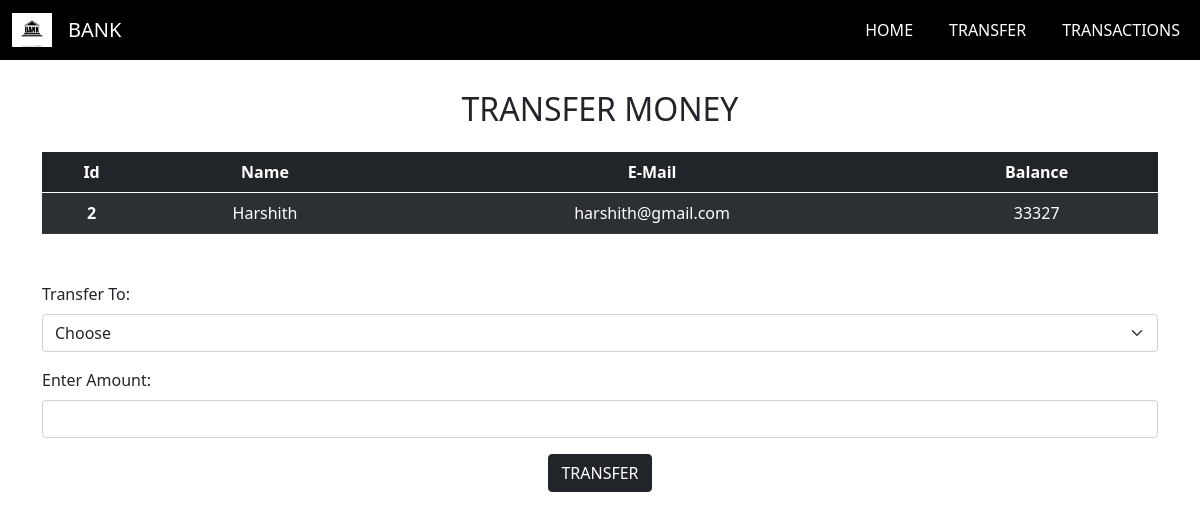
/transaction.php?id=2, run on the app's committed database.
### tables this page shows
CREATE TABLE `users` (
  `id` int(3) NOT NULL,
  `name` text NOT NULL,
  `email` varchar(30) NOT NULL,
  `balance` int(8) NOT NULL
);

### transaction.php (the view, shortened to what this page needs)
<?php require_once "pdo.php";
?>
<!DOCTYPE html>
<html lang="en">
  <head>
    <link
      href="https://cdn.jsdelivr.net/npm/bootstrap@5.1.0/dist/css/bootstrap.min.css"
      rel="stylesheet"
    />
    <link rel="stylesheet" href="index.css" />
  </head>
  <body>
  <?php require "nav.php" ?>
    <div class="container">
      <h2 class="text-center text-uppercase mb-4">Transfer Money</h2>
      <?php
      $id = $_GET['id'];
      $stmt = $pdo->query("SELECT * FROM users where id=$id ");
      while ($row = $stmt->fetch(PDO::FETCH_ASSOC)) {
      ?>
      <table class="table table-dark table-striped text-center mb-5">
        <thead>
          <tr>
            <th scope="col">Id</th>
            <th scope="col">Name</th>
            <th scope="col">E-Mail</th>
            <th scope="col">Balance</th>
          </tr>
        </thead>
        <tbody>
          <tr>
            <th scope="row"><?php echo $row['id'] ?></th>
            <td><?php echo $row['name'] ?></td>
            <td><?php echo $row['email'] ?></td>
            <td><?php echo $row['balance'] ?></td>
          </tr>
          <?php } ?>
        </tbody>
      </table>
      <form method="POST">
        <div class="mb-3">
          <label for="transferto" class="form-label">Transfer To:</label>
          <select id="select" name="to" class="form-select" required>
          <option value="" disabled selected>Choose</option>
          </select>
        </div>
        <div class="mb-3">
          <label for="amount" class="form-label">Enter Amount:</label>
          <input type="number" name="amount" class="form-control" id="amount" />
        </div>
        <div class="text-center">
          <button type="submit" name="transfer" class="btn btn-dark text-center">
            TRANSFER
          </button>
        </div>
      </form>
    </div>
  </body>
</html>

### index.css (style rules this page uses)
* { margin: 0; padding: 0; box-sizing: border-box; }
.container { margin-top: 30px; }

### data on the page
users: id "2", name "Harshith", email "harshith@gmail.com", balance "33327"
